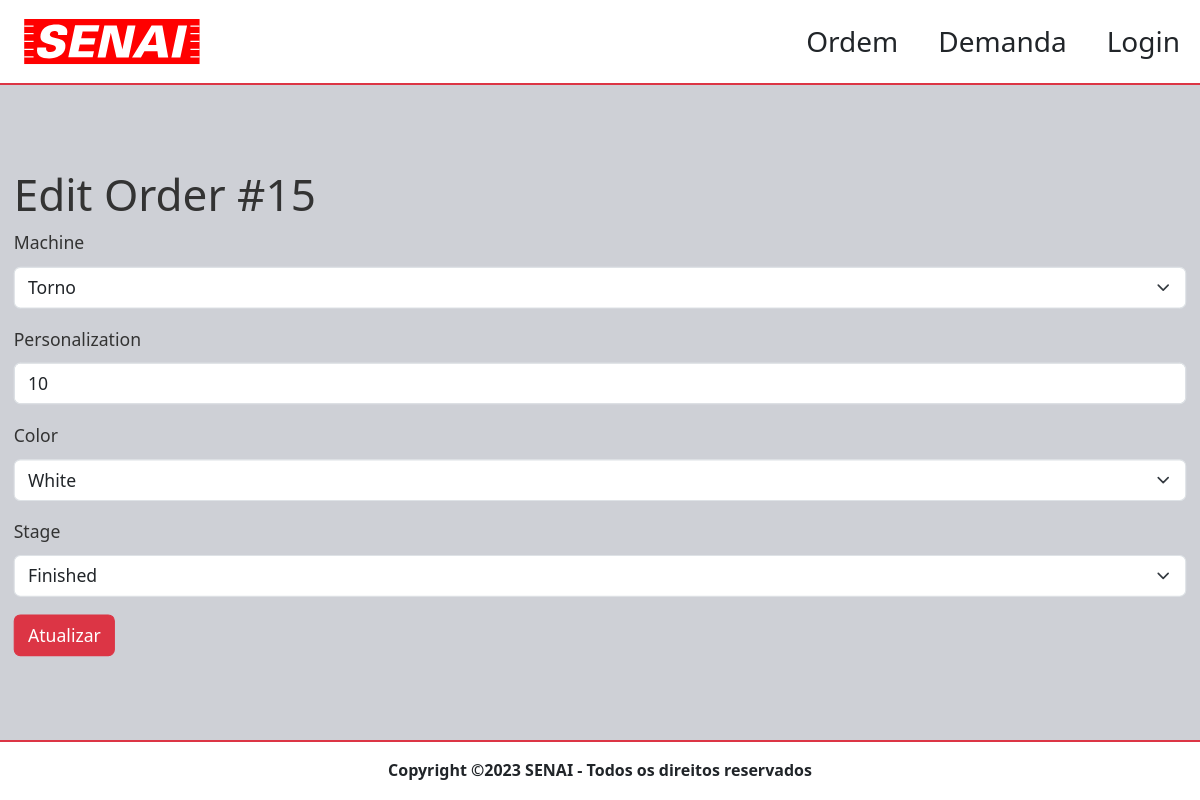
Screenshot of /order/15/edit/ (signed in) with the database file from the repository.
### core/models.py (models this page shows, shortened)
class Base(models.Model):
    create = models.DateTimeField(auto_now_add=True)
    modify = models.DateTimeField(auto_now_add=True)
    active = models.BooleanField(default=True)
    class Meta:
        abstract = True

class Order(Base):
    requester = models.ForeignKey(User, on_delete=models.SET('unknown'))
    machine = models.ForeignKey(Machine, on_delete=models.SET('unknown'))
    personalization = models.IntegerField()
    color = models.ForeignKey(Color, on_delete=models.SET('unknown'))
    STAGE_CHOICE = (('Required','Required'), ('Production','Production'), ('Finished','Finished'))
    stage = models.CharField(max_length=15, choices=STAGE_CHOICE, default=STAGE_CHOICE[0])
    finished = models.DateTimeField(blank=True, null=True)
    class Meta:
        verbose_name = 'Order'
        verbose_name_plural = 'Orders'

### core/views.py (the view, shortened to what this page needs)
# urls.py: path('order/<int:pk>/edit/', OrderEditView.as_view(), name='order_edit'),
class OrderEditView(UserPassesTestMixin, UpdateView):
    template_name = 'order_edit.html'
    form_class = OrderModelForm
    login_url = ('index')
    model = Order
    def get_context_data(self, **kwargs):
        context = super().get_context_data(**kwargs)
        context['order_id'] = self.kwargs['pk']
        return context
    def test_func(self):
        return self.request.user.is_authenticated

### core/forms.py
class OrderModelForm(forms.ModelForm):
    class Meta:
        model = Order
        fields = ['machine', 'personalization', 'color', 'stage']

### core/models.py (called while the page is built)
    def __str__(self) -> str:
        return self.name

    def __str__(self) -> str:
        return self.name

### core/templates/order_edit.html (shortened to what this page needs)
{% extends 'base.html' %}
{% load static %}
{% load bootstrap5 %}
{% block content %}
    <div class="caontainer div-margin">
        <h1>Edit Order #{{ order_id }}</h1>
        <form action="{% url 'order_edit' pk=order_id %}" method="post" class="form">
            {% bootstrap_form form %}
            {% buttons %}
                <button type="submit" class="btn btn-danger">Atualizar</button>
            {% endbuttons %}
        </form>
    </div>
{% endblock %}

### global/static/style/style.css (style rules this page uses)
body { height: 100%; width: 100%; margin: 0; padding: 0; background-color: #ffffff; color: #333333; line-height: 1.6; background-color: #ced0d6; }
.body-container { display: flex; flex-direction: column; min-height: 100vh; min-width: 100vh; }
.div-margin { margin: 25px; scale: 130%; }
@media (min-width: 992px) and (max-width: 1650px) { .div-margin { scale: 110%; } }

### rows the page displays
Order: machine "Torno", personalization "10", color "White", stage "Finished"

### other values shown
{{ order_id }} "15"
